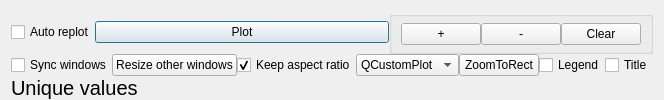
      <widget class="QWidget" name="layoutWidget2">
       <layout class="QVBoxLayout" name="layoutRight" stretch="1,100,0">
        <property name="spacing">
         <number>0</number>
        </property>
        <property name="bottomMargin">
         <number>0</number>
        </property>
        <item>
         <layout class="QVBoxLayout" name="verticalLayout">
          <property name="spacing">
           <number>0</number>
          </property>
          <item>
           <layout class="QHBoxLayout" name="horizontalLayout_2">
            <property name="spacing">
             <number>0</number>
            </property>
            <item>
             <widget class="QCheckBox" name="chkAutoReplot">
              <property name="text">
               <string>Auto replot</string>
              </property>
             </widget>
            </item>
            <item>
             <widget class="QPushButton" name="btnPlot">
              <property name="sizePolicy">
               <sizepolicy hsizetype="Expanding" vsizetype="Fixed">
                <horstretch>0</horstretch>
                <verstretch>0</verstretch>
               </sizepolicy>
              </property>
              <property name="text">
               <string>Plot</string>
              </property>
              <property name="autoDefault">
               <bool>true</bool>
              </property>
              <property name="default">
               <bool>true</bool>
              </property>
             </widget>
            </item>
            <item>
             <widget class="QGroupBox" name="groupBox">
              <property name="title">
               <string/>
              </property>
              <layout class="QHBoxLayout" name="horizontalLayout_8">
               <property name="spacing">
                <number>0</number>
               </property>
               <property name="topMargin">
                <number>0</number>
               </property>
               <property name="bottomMargin">
                <number>0</number>
               </property>
               <item>
                <widget class="QPushButton" name="btnStoreAdd">
                 <property name="toolTip">
                  <string>&lt;html&gt;&lt;head/&gt;&lt;body&gt;&lt;p&gt;Add a new image to the store. The store is a collection of fixed images.&lt;/p&gt;&lt;/body&gt;&lt;/html&gt;</string>
                 </property>
                 <property name="text">
                  <string>+</string>
                 </property>
                </widget>
               </item>
               <item>
                <widget class="QPushButton" name="btnStoreRemove">
                 <property name="toolTip">
                  <string>Removes the last addition to the store</string>
                 </property>
                 <property name="text">
                  <string>-</string>
                 </property>
                </widget>
               </item>
               <item>
                <widget class="QPushButton" name="btnClearStore">
                 <property name="toolTip">
                  <string>Clear all the whole store.</string>
                 </property>
                 <property name="text">
                  <string>Clear</string>
                 </property>
                </widget>
               </item>
              </layout>
             </widget>
            </item>
           </layout>
          </item>
          <item>
           <layout class="QHBoxLayout" name="horizontalLayout_6">
            <property name="spacing">
             <number>0</number>
            </property>
            <item>
             <widget class="QCheckBox" name="chkWinSync">
              <property name="toolTip">
               <string>&lt;html&gt;&lt;head/&gt;&lt;body&gt;&lt;p&gt;If checked, then upon a setting change other windows' settings will be refreshed, such that all windows should display the same thing.&lt;/p&gt;&lt;/body&gt;&lt;/html&gt;</string>
              </property>
              <property name="text">
               <string>Sync windows</string>
              </property>
             </widget>
            </item>
            <item>
             <widget class="QPushButton" name="btnResizeWindows">
              <property name="toolTip">
               <string>If clicked, the other windows will be resized to this window's size</string>
              </property>
              <property name="text">
               <string>Resize other windows</string>
              </property>
             </widget>
            </item>
            <item>
             <widget class="QCheckBox" name="chkKeepAR">
              <property name="toolTip">
               <string>If checked images will keep the aspect ratio to 1:1</string>
              </property>
              <property name="text">
               <string>Keep aspect ratio</string>
              </property>
              <property name="checked">
               <bool>true</bool>
              </property>
             </widget>
            </item>
            <item>
             <widget class="QComboBox" name="cmbPlotMode">
              <property name="currentIndex">
               <number>0</number>
              </property>
              <item>
               <property name="text">
                <string>QCustomPlot</string>
               </property>
              </item>
              <item>
               <property name="text">
                <string>MyPlotter</string>
               </property>
              </item>
              <item>
               <property name="text">
                <string>GnuPlot</string>
               </property>
              </item>
              <item>
               <property name="text">
                <string>LaTeX</string>
               </property>
              </item>
             </widget>
            </item>
            <item>
             <widget class="QPushButton" name="btnZoomToRect">
              <property name="text">
               <string>ZoomToRect</string>
              </property>
             </widget>
            </item>
            <item>
             <widget class="QCheckBox" name="chkLegend">
              <property name="text">
               <string>Legend</string>
              </property>
             </widget>
            </item>
            <item>
             <widget class="QCheckBox" name="chkTitle">
              <property name="text">
               <string>Title</string>
              </property>
             </widget>
            </item>
           </layout>
          </item>
         </layout>
        </item>
        <item>
         <layout class="QGridLayout" name="gridImages">
          <property name="spacing">
           <number>0</number>
          </property>
         </layout>
        </item>
        <item>
         <widget class="QLabel" name="lblUniqueValues">
          <property name="sizePolicy">
           <sizepolicy hsizetype="Ignored" vsizetype="Minimum">
            <horstretch>0</horstretch>
            <verstretch>0</verstretch>
           </sizepolicy>
          </property>
          <property name="minimumSize">
           <size>
            <width>0</width>
            <height>20</height>
           </size>
          </property>
          <property name="font">
           <font>
            <pointsize>15</pointsize>
           </font>
          </property>
          <property name="frameShape">
           <enum>QFrame::NoFrame</enum>
          </property>
          <property name="text">
           <string>Unique values</string>
          </property>
          <property name="scaledContents">
           <bool>true</bool>
          </property>
          <property name="wordWrap">
           <bool>true</bool>
          </property>
         </widget>
        </item>
       </layout>
      </widget>
